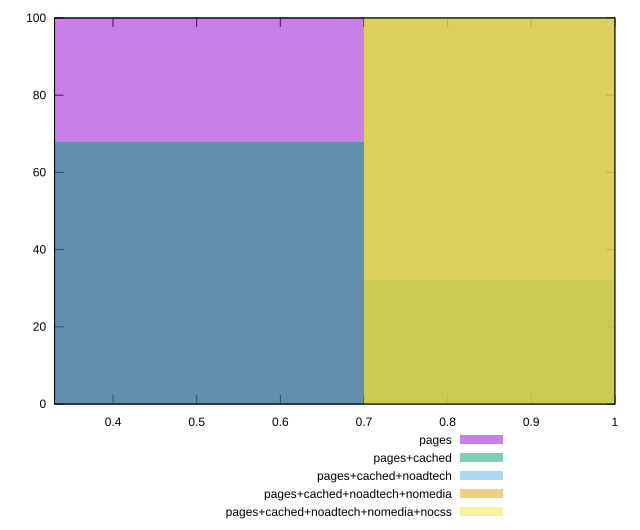

Write gnuplot code to recreate this figure.
reset

$pages <<EOF
0.46664326824334607 100
EOF

$pagesCached <<EOF
0.46664326824334607 68
0.9332865364866921 32
EOF

$pagesCachedNoadtech <<EOF
0.9332865364866921 100
EOF

$pagesCachedNoadtechNomedia <<EOF
0.9332865364866921 100
EOF

$pagesCachedNoadtechNomediaNocss <<EOF
0.9332865364866921 100
EOF

set key outside below
set boxwidth 0.46664326824334607
set xrange [0.33:1]
set yrange [0:100]
set trange [0:100]
set style fill transparent solid 0.5 noborder
set terminal svg size 640, 530 enhanced background rgb 'white'
set output "report_00018_2021-02-10T15-25-16.877Z/speed-index/comparison/histogram/all_score.svg"

plot $pages title "pages" with boxes, \
     $pagesCached title "pages+cached" with boxes, \
     $pagesCachedNoadtech title "pages+cached+noadtech" with boxes, \
     $pagesCachedNoadtechNomedia title "pages+cached+noadtech+nomedia" with boxes, \
     $pagesCachedNoadtechNomediaNocss title "pages+cached+noadtech+nomedia+nocss" with boxes

reset
